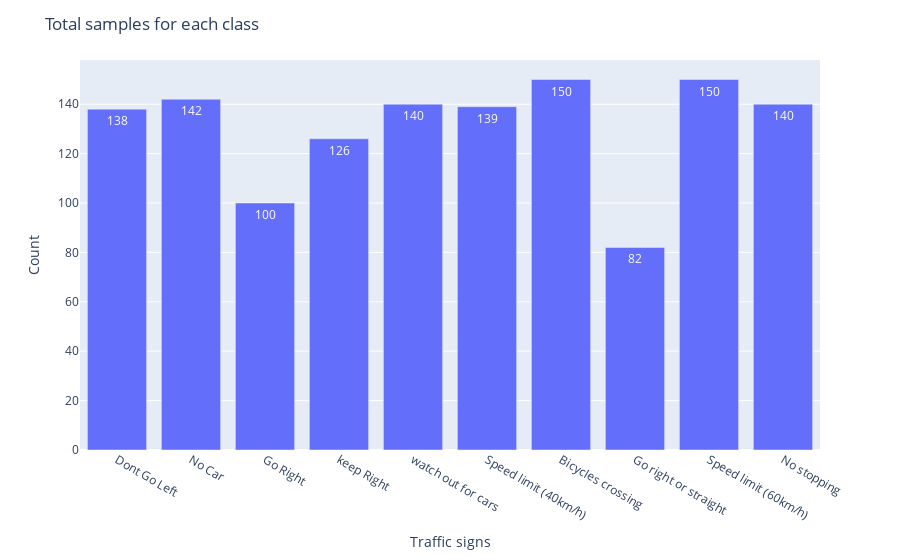

This figure's notebook cell:
### Code cell
# ploting total samples for each class

labels = pd.read_csv('./data/labels.csv')

class_names = []

class_id = le.inverse_transform(unique_classes)
for i in class_id:
    class_name = labels.loc[labels["ClassId"] == int(i), "Name"].iloc[0]
    class_names.append(class_name)
print(class_names)
images_count = [len(class_indices[key]) for key in class_indices.keys()]

fig = px.bar(x=class_names, y=images_count)

fig.update_layout(xaxis_title='Traffic signs', yaxis_title='Count', title="Total samples for each class", )
fig.update_traces(texttemplate='%{y}', textposition='inside')

fig.show()

### Figure 1 — Plotly figure (JSON) as saved in the notebook; plotly's stock layout.template omitted (floating-point values rounded to 4 significant figures)
{"data": [{"alignmentgroup": "True", "hovertemplate": "x=%{x}<br>y=%{y}<extra></extra>", "legendgroup": "", "marker": {"color": "#636efa", "pattern": {"shape": ""}}, "name": "", "offsetgroup": "", "orientation": "v", "showlegend": false, "textposition": "inside", "texttemplate": "%{y}", "type": "bar", "x": ["Dont Go Left", "No Car", "Go Right", "keep Right", "watch out for cars", "Speed limit (40km/h)", "Bicycles crossing", "Go right or straight", "Speed limit (60km/h)", "No stopping"], "xaxis": "x", "y": [138, 142, 100, 126, 140, 139, 150, 82, 150, 140], "yaxis": "y"}], "layout": {"barmode": "relative", "legend": {"tracegroupgap": 0}, "margin": {"t": 60}, "title": {"text": "Total samples for each class"}, "xaxis": {"anchor": "y", "domain": [0, 1], "title": {"text": "Traffic signs"}}, "yaxis": {"anchor": "x", "domain": [0, 1], "title": {"text": "Count"}}}}
